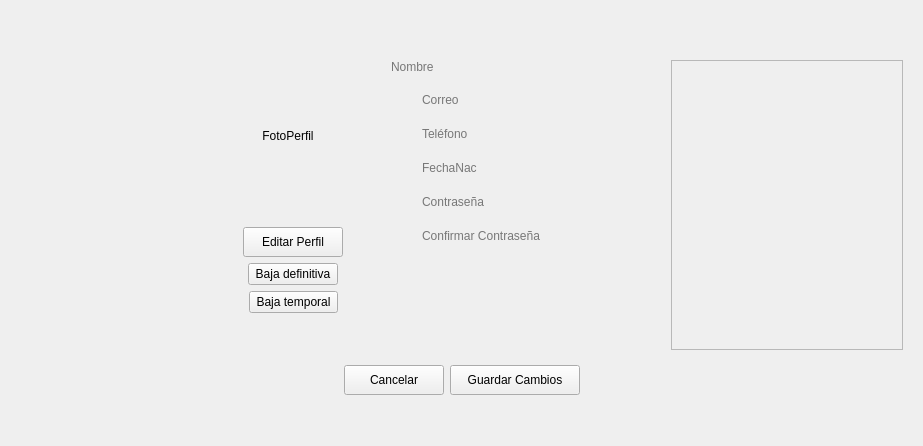
          <widget class="QWidget" name="perfilStaff">
           <layout class="QGridLayout" name="gridLayout_75">
            <item row="0" column="2">
             <spacer name="verticalSpacer_16">
              <property name="orientation">
               <enum>Qt::Vertical</enum>
              </property>
              <property name="sizeHint" stdset="0">
               <size>
                <width>20</width>
                <height>40</height>
               </size>
              </property>
             </spacer>
            </item>
            <item row="1" column="0">
             <spacer name="horizontalSpacer_46">
              <property name="orientation">
               <enum>Qt::Horizontal</enum>
              </property>
              <property name="sizeType">
               <enum>QSizePolicy::Fixed</enum>
              </property>
              <property name="sizeHint" stdset="0">
               <size>
                <width>186</width>
                <height>20</height>
               </size>
              </property>
             </spacer>
            </item>
            <item row="1" column="1">
             <layout class="QHBoxLayout" name="horizontalLayout_43">
              <item>
               <widget class="QLabel" name="lblFotoStaff">
                <property name="sizePolicy">
                 <sizepolicy hsizetype="Expanding" vsizetype="Expanding">
                  <horstretch>0</horstretch>
                  <verstretch>0</verstretch>
                 </sizepolicy>
                </property>
                <property name="minimumSize">
                 <size>
                  <width>170</width>
                  <height>170</height>
                 </size>
                </property>
                <property name="maximumSize">
                 <size>
                  <width>500</width>
                  <height>500</height>
                 </size>
                </property>
                <property name="layoutDirection">
                 <enum>Qt::LeftToRight</enum>
                </property>
                <property name="styleSheet">
                 <string notr="true"/>
                </property>
                <property name="text">
                 <string>FotoPerfil</string>
                </property>
                <property name="scaledContents">
                 <bool>true</bool>
                </property>
                <property name="alignment">
                 <set>Qt::AlignCenter</set>
                </property>
               </widget>
              </item>
              <item>
               <spacer name="horizontalSpacer_49">
                <property name="orientation">
                 <enum>Qt::Horizontal</enum>
                </property>
                <property name="sizeType">
                 <enum>QSizePolicy::Fixed</enum>
                </property>
                <property name="sizeHint" stdset="0">
                 <size>
                  <width>10</width>
                  <height>20</height>
                 </size>
                </property>
               </spacer>
              </item>
             </layout>
            </item>
            <item row="1" column="2" rowspan="2" colspan="2">
             <layout class="QVBoxLayout" name="verticalLayout_10">
              <item>
               <widget class="QLineEdit" name="lineNombreStaff">
                <property name="minimumSize">
                 <size>
                  <width>0</width>
                  <height>25</height>
                 </size>
                </property>
                <property name="styleSheet">
                 <string notr="true">font: 75 18pt &quot;MS Shell Dlg 2&quot;;
border:none;
background-color:transparent;</string>
                </property>
                <property name="readOnly">
                 <bool>true</bool>
                </property>
                <property name="placeholderText">
                 <string>Nombre</string>
                </property>
               </widget>
              </item>
              <item>
               <layout class="QHBoxLayout" name="horizontalLayout_37">
                <item>
                 <widget class="QLabel" name="imgCorreo">
                  <property name="minimumSize">
                   <size>
                    <width>25</width>
                    <height>25</height>
                   </size>
                  </property>
                  <property name="maximumSize">
                   <size>
                    <width>25</width>
                    <height>25</height>
                   </size>
                  </property>
                  <property name="text">
                   <string/>
                  </property>
                  <property name="pixmap">
                   <pixmap resource="imgs/imgs.qrc">:/imgs/email.png</pixmap>
                  </property>
                  <property name="scaledContents">
                   <bool>true</bool>
                  </property>
                 </widget>
                </item>
                <item>
                 <widget class="QLineEdit" name="lineCorreoStaff">
                  <property name="minimumSize">
                   <size>
                    <width>200</width>
                    <height>20</height>
                   </size>
                  </property>
                  <property name="styleSheet">
                   <string notr="true">font: 15pt &quot;MS Shell Dlg 2&quot;;
border:none;
background-color:transparent</string>
                  </property>
                  <property name="readOnly">
                   <bool>true</bool>
                  </property>
                  <property name="placeholderText">
                   <string>Correo</string>
                  </property>
                 </widget>
                </item>
               </layout>
              </item>
              <item>
               <layout class="QHBoxLayout" name="horizontalLayout_38">
                <item>
                 <widget class="QLabel" name="imgTel">
                  <property name="minimumSize">
                   <size>
                    <width>25</width>
                    <height>25</height>
                   </size>
                  </property>
                  <property name="maximumSize">
                   <size>
                    <width>25</width>
                    <height>25</height>
                   </size>
                  </property>
                  <property name="text">
                   <string/>
                  </property>
                  <property name="pixmap">
                   <pixmap resource="imgs/imgs.qrc">:/imgs/phone.png</pixmap>
                  </property>
                  <property name="scaledContents">
                   <bool>true</bool>
                  </property>
                 </widget>
                </item>
                <item>
                 <widget class="QLineEdit" name="lineTelStaff">
                  <property name="minimumSize">
                   <size>
                    <width>200</width>
                    <height>20</height>
                   </size>
                  </property>
                  <property name="styleSheet">
                   <string notr="true">font: 15pt &quot;MS Shell Dlg 2&quot;;
border:none;
background-color:transparent</string>
                  </property>
                  <property name="maxLength">
                   <number>10</number>
                  </property>
                  <property name="readOnly">
                   <bool>true</bool>
                  </property>
                  <property name="placeholderText">
                   <string>Teléfono</string>
                  </property>
                 </widget>
                </item>
               </layout>
              </item>
              <item>
               <layout class="QHBoxLayout" name="horizontalLayout_39">
                <item>
                 <widget class="QLabel" name="imgTel_2">
                  <property name="minimumSize">
                   <size>
                    <width>25</width>
                    <height>25</height>
                   </size>
                  </property>
                  <property name="maximumSize">
                   <size>
                    <width>25</width>
                    <height>25</height>
                   </size>
                  </property>
                  <property name="text">
                   <string/>
                  </property>
                  <property name="pixmap">
                   <pixmap resource="imgs/imgs.qrc">:/imgs/calendar.png</pixmap>
                  </property>
                  <property name="scaledContents">
                   <bool>true</bool>
                  </property>
                 </widget>
                </item>
                <item>
                 <widget class="QLineEdit" name="lineFechaNacStaff">
                  <property name="minimumSize">
                   <size>
                    <width>200</width>
                    <height>20</height>
                   </size>
                  </property>
                  <property name="styleSheet">
                   <string notr="true">font: 15pt &quot;MS Shell Dlg 2&quot;;
border:none;
background-color:transparent</string>
                  </property>
                  <property name="readOnly">
                   <bool>true</bool>
                  </property>
                  <property name="placeholderText">
                   <string>FechaNac</string>
                  </property>
                 </widget>
                </item>
               </layout>
              </item>
              <item>
               <layout class="QHBoxLayout" name="horizontalLayout_45">
                <item>
                 <widget class="QLabel" name="imgCon1">
                  <property name="minimumSize">
                   <size>
                    <width>25</width>
                    <height>25</height>
                   </size>
                  </property>
                  <property name="maximumSize">
                   <size>
                    <width>25</width>
                    <height>25</height>
                   </size>
                  </property>
                  <property name="text">
                   <string/>
                  </property>
                  <property name="pixmap">
                   <pixmap resource="imgs/imgs.qrc">:/imgs/password.png</pixmap>
                  </property>
                  <property name="scaledContents">
                   <bool>true</bool>
                  </property>
                 </widget>
                </item>
                <item>
                 <widget class="QLineEdit" name="lineContrasenia">
                  <property name="minimumSize">
                   <size>
                    <width>110</width>
                    <height>20</height>
                   </size>
                  </property>
                  <property name="styleSheet">
                   <string notr="true">font: 15pt &quot;MS Shell Dlg 2&quot;;
border:none;
background-color:transparent</string>
                  </property>
                  <property name="echoMode">
                   <enum>QLineEdit::Password</enum>
                  </property>
                  <property name="readOnly">
                   <bool>true</bool>
                  </property>
                  <property name="placeholderText">
                   <string>Contraseña</string>
                  </property>
                  <property name="clearButtonEnabled">
                   <bool>false</bool>
                  </property>
                 </widget>
                </item>
                <item>
                 <widget class="QPushButton" name="btnMostrarContrasena">
                  <property name="minimumSize">
                   <size>
                    <width>25</width>
                    <height>25</height>
                   </size>
                  </property>
                  <property name="maximumSize">
                   <size>
                    <width>25</width>
                    <height>25</height>
                   </size>
                  </property>
                  <property name="styleSheet">
                   <string notr="true">border:none;</string>
                  </property>
                  <property name="text">
                   <string/>
                  </property>
                  <property name="icon">
                   <iconset resource="imgs/imgs.qrc">
                    <normaloff>:/imgs/NoView.png</normaloff>:/imgs/NoView.png</iconset>
                  </property>
                  <property name="iconSize">
                   <size>
                    <width>25</width>
                    <height>25</height>
                   </size>
                  </property>
                 </widget>
                </item>
                <item>
                 <spacer name="horizontalSpacer_51">
                  <property name="orientation">
                   <enum>Qt::Horizontal</enum>
                  </property>
                  <property name="sizeType">
                   <enum>QSizePolicy::Expanding</enum>
                  </property>
                  <property name="sizeHint" stdset="0">
                   <size>
                    <width>5</width>
                    <height>20</height>
                   </size>
                  </property>
                 </spacer>
                </item>
               </layout>
              </item>
              <item>
               <layout class="QHBoxLayout" name="horizontalLayout_46">
                <item>
                 <widget class="QLabel" name="imgCon2">
                  <property name="minimumSize">
                   <size>
                    <width>25</width>
                    <height>25</height>
                   </size>
                  </property>
                  <property name="maximumSize">
                   <size>
                    <width>25</width>
                    <height>25</height>
                   </size>
                  </property>
                  <property name="text">
                   <string/>
                  </property>
                  <property name="pixmap">
                   <pixmap resource="imgs/imgs.qrc">:/imgs/passwordConf.png</pixmap>
                  </property>
                  <property name="scaledContents">
                   <bool>true</bool>
                  </property>
                 </widget>
                </item>
                <item>
                 <widget class="QLineEdit" name="lineConfirmaContrasenia">
                  <property name="minimumSize">
                   <size>
                    <width>200</width>
                    <height>20</height>
                   </size>
                  </property>
                  <property name="styleSheet">
                   <string notr="true">font: 15pt &quot;MS Shell Dlg 2&quot;;
border:none;
background-color:transparent</string>
                  </property>
                  <property name="echoMode">
                   <enum>QLineEdit::Password</enum>
                  </property>
                  <property name="readOnly">
                   <bool>true</bool>
                  </property>
                  <property name="placeholderText">
                   <string>Confirmar Contraseña</string>
                  </property>
                 </widget>
                </item>
                <item>
                 <widget class="QPushButton" name="btnMostrarContrasena_2">
                  <property name="minimumSize">
                   <size>
                    <width>25</width>
                    <height>25</height>
                   </size>
                  </property>
                  <property name="maximumSize">
                   <size>
                    <width>25</width>
                    <height>25</height>
                   </size>
                  </property>
                  <property name="styleSheet">
                   <string notr="true">border:none;</string>
                  </property>
                  <property name="text">
                   <string/>
                  </property>
                  <property name="icon">
                   <iconset resource="imgs/imgs.qrc">
                    <normaloff>:/imgs/NoView.png</normaloff>:/imgs/NoView.png</iconset>
                  </property>
                  <property name="iconSize">
                   <size>
                    <width>25</width>
                    <height>25</height>
                   </size>
                  </property>
                 </widget>
                </item>
                <item>
                 <spacer name="horizontalSpacer_52">
                  <property name="orientation">
                   <enum>Qt::Horizontal</enum>
                  </property>
                  <property name="sizeType">
                   <enum>QSizePolicy::Expanding</enum>
                  </property>
                  <property name="sizeHint" stdset="0">
                   <size>
                    <width>5</width>
                    <height>20</height>
                   </size>
                  </property>
                 </spacer>
                </item>
               </layout>
              </item>
             </layout>
            </item>
            <item row="1" column="4" rowspan="5">
             <widget class="QWidget" name="nofi_staff" native="true">
              <property name="minimumSize">
               <size>
                <width>250</width>
                <height>100</height>
               </size>
              </property>
              <layout class="QGridLayout" name="gridLayout_71">
               <item row="0" column="2">
                <widget class="QScrollArea" name="scrollArea_33">
                 <property name="widgetResizable">
                  <bool>true</bool>
                 </property>
                 <widget class="QWidget" name="scrollAreaWidgetContents_41">
                  <property name="geometry">
                   <rect>
                    <x>0</x>
                    <y>0</y>
                    <width>230</width>
                    <height>305</height>
                   </rect>
                  </property>
                  <layout class="QGridLayout" name="gridLayout_173">
                   <item row="0" column="0">
                    <layout class="QGridLayout" name="barraDeNoti_5"/>
                   </item>
                  </layout>
                 </widget>
                </widget>
               </item>
              </layout>
             </widget>
            </item>
            <item row="2" column="1">
             <layout class="QHBoxLayout" name="horizontalLayout_40">
              <item>
               <spacer name="horizontalSpacer_26">
                <property name="orientation">
                 <enum>Qt::Horizontal</enum>
                </property>
                <property name="sizeType">
                 <enum>QSizePolicy::Fixed</enum>
                </property>
                <property name="sizeHint" stdset="0">
                 <size>
                  <width>40</width>
                  <height>20</height>
                 </size>
                </property>
               </spacer>
              </item>
              <item>
               <widget class="QPushButton" name="btnEditarStaff">
                <property name="minimumSize">
                 <size>
                  <width>100</width>
                  <height>30</height>
                 </size>
                </property>
                <property name="maximumSize">
                 <size>
                  <width>100</width>
                  <height>30</height>
                 </size>
                </property>
                <property name="styleSheet">
                 <string notr="true"/>
                </property>
                <property name="text">
                 <string>Editar Perfil</string>
                </property>
               </widget>
              </item>
              <item>
               <spacer name="horizontalSpacer_27">
                <property name="orientation">
                 <enum>Qt::Horizontal</enum>
                </property>
                <property name="sizeType">
                 <enum>QSizePolicy::Fixed</enum>
                </property>
                <property name="sizeHint" stdset="0">
                 <size>
                  <width>40</width>
                  <height>20</height>
                 </size>
                </property>
               </spacer>
              </item>
             </layout>
            </item>
            <item row="3" column="1">
             <layout class="QHBoxLayout" name="horizontalLayout_111">
              <item>
               <spacer name="horizontalSpacer_119">
                <property name="orientation">
                 <enum>Qt::Horizontal</enum>
                </property>
                <property name="sizeHint" stdset="0">
                 <size>
                  <width>40</width>
                  <height>20</height>
                 </size>
                </property>
               </spacer>
              </item>
              <item>
               <widget class="QPushButton" name="pushButton_5">
                <property name="text">
                 <string> Baja definitiva </string>
                </property>
               </widget>
              </item>
              <item>
               <spacer name="horizontalSpacer_120">
                <property name="orientation">
                 <enum>Qt::Horizontal</enum>
                </property>
                <property name="sizeHint" stdset="0">
                 <size>
                  <width>40</width>
                  <height>20</height>
                 </size>
                </property>
               </spacer>
              </item>
             </layout>
            </item>
            <item row="4" column="1">
             <layout class="QHBoxLayout" name="horizontalLayout_112">
              <item>
               <spacer name="horizontalSpacer_121">
                <property name="orientation">
                 <enum>Qt::Horizontal</enum>
                </property>
                <property name="sizeHint" stdset="0">
                 <size>
                  <width>40</width>
                  <height>20</height>
                 </size>
                </property>
               </spacer>
              </item>
              <item>
               <widget class="QPushButton" name="pushButton_6">
                <property name="text">
                 <string> Baja temporal </string>
                </property>
               </widget>
              </item>
              <item>
               <spacer name="horizontalSpacer_122">
                <property name="orientation">
                 <enum>Qt::Horizontal</enum>
                </property>
                <property name="sizeHint" stdset="0">
                 <size>
                  <width>40</width>
                  <height>20</height>
                 </size>
                </property>
               </spacer>
              </item>
             </layout>
            </item>
            <item row="5" column="1">
             <spacer name="verticalSpacer_16">
              <property name="orientation">
               <enum>Qt::Vertical</enum>
              </property>
              <property name="sizeHint" stdset="0">
               <size>
                <width>20</width>
                <height>40</height>
               </size>
              </property>
             </spacer>
            </item>
            <item row="6" column="0" colspan="5">
             <layout class="QHBoxLayout" name="horizontalLayout_44">
              <item>
               <spacer name="horizontalSpacer_45">
                <property name="orientation">
                 <enum>Qt::Horizontal</enum>
                </property>
                <property name="sizeHint" stdset="0">
                 <size>
                  <width>40</width>
                  <height>20</height>
                 </size>
                </property>
               </spacer>
              </item>
              <item>
               <widget class="QPushButton" name="btnCancelarEditarStaff">
                <property name="minimumSize">
                 <size>
                  <width>100</width>
                  <height>30</height>
                 </size>
                </property>
                <property name="maximumSize">
                 <size>
                  <width>100</width>
                  <height>30</height>
                 </size>
                </property>
                <property name="styleSheet">
                 <string notr="true"/>
                </property>
                <property name="text">
                 <string>Cancelar</string>
                </property>
               </widget>
              </item>
              <item>
               <widget class="QPushButton" name="btnGuardarEditarStaff">
                <property name="minimumSize">
                 <size>
                  <width>130</width>
                  <height>30</height>
                 </size>
                </property>
                <property name="maximumSize">
                 <size>
                  <width>200</width>
                  <height>30</height>
                 </size>
                </property>
                <property name="styleSheet">
                 <string notr="true"/>
                </property>
                <property name="text">
                 <string>Guardar Cambios</string>
                </property>
               </widget>
              </item>
              <item>
               <spacer name="horizontalSpacer_50">
                <property name="orientation">
                 <enum>Qt::Horizontal</enum>
                </property>
                <property name="sizeHint" stdset="0">
                 <size>
                  <width>40</width>
                  <height>20</height>
                 </size>
                </property>
               </spacer>
              </item>
             </layout>
            </item>
            <item row="7" column="3">
             <spacer name="verticalSpacer_17">
              <property name="orientation">
               <enum>Qt::Vertical</enum>
              </property>
              <property name="sizeHint" stdset="0">
               <size>
                <width>20</width>
                <height>40</height>
               </size>
              </property>
             </spacer>
            </item>
           </layout>
          </widget>
